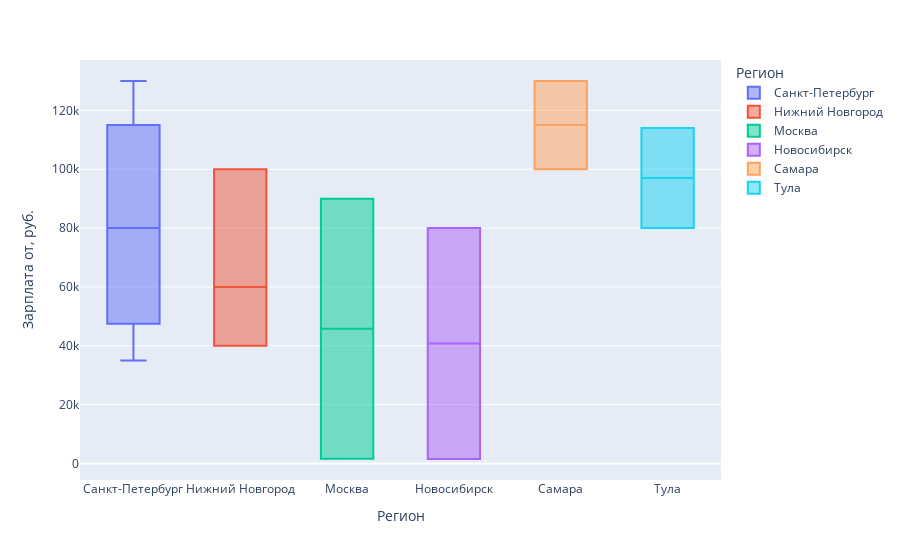

Write notebook code for a chart like this one.
### Code cell
#построим график уровень зарплат до (там где данные есть)
vac_info_new_salary_from = vac_info_new[vac_info_new['salary_to'].notnull()].copy()
table_for_plot = vac_info_new_salary_from
fig = px.box(table_for_plot, 
             x="area", 
             y="salary_to", 
             color = "area", 
             category_orders = {'area': table_for_plot['area'].value_counts().index}, 
             labels = {'area':'Регион', 'salary_to':'Зарплата от, руб.'})
fig.show()

### Figure 1 — Plotly figure (JSON) as saved in the notebook; plotly's stock layout.template omitted (floating-point values rounded to 4 significant figures)
{"data": [{"alignmentgroup": "True", "hovertemplate": "Регион=%{x}<br>Зарплата от, руб.=%{y}<extra></extra>", "legendgroup": "Санкт-Петербург", "marker": {"color": "#636efa"}, "name": "Санкт-Петербург", "notched": false, "offsetgroup": "Санкт-Петербург", "orientation": "v", "showlegend": true, "type": "box", "x": ["Санкт-Петербург", "Санкт-Петербург", "Санкт-Петербург", "Санкт-Петербург", "Санкт-Петербург", "Санкт-Петербург", "Санкт-Петербург", "Санкт-Петербург", "Санкт-Петербург", "Санкт-Петербург", "Санкт-Петербург", "Санкт-Петербург", "Санкт-Петербург", "Санкт-Петербург", "Санкт-Петербург", "Санкт-Петербург", "Санкт-Петербург", "Санкт-Петербург", "Санкт-Петербург", "Санкт-Петербург", "Санкт-Петербург", "Санкт-Петербург", "Санкт-Петербург", "Санкт-Петербург", "Санкт-Петербург", "Санкт-Петербург", "Санкт-Петербург", "Санкт-Петербург", "Санкт-Петербург", "Санкт-Петербург", "Санкт-Петербург", "Санкт-Петербург", "Санкт-Петербург", "Санкт-Петербург", "Санкт-Петербург", "Санкт-Петербург", "Санкт-Петербург", "Санкт-Петербург", "Санкт-Петербург", "Санкт-Петербург", "Санкт-Петербург", "Санкт-Петербург", "Санкт-Петербург", "Санкт-Петербург", "Санкт-Петербург", "Санкт-Петербург", "Санкт-Петербург", "Санкт-Петербург", "Санкт-Петербург", "Санкт-Петербург", "Санкт-Петербург", "Санкт-Петербург", "Санкт-Петербург", "Санкт-Петербург", "Санкт-Петербург", "Санкт-Петербург", "Санкт-Петербург", "Санкт-Петербург", "Санкт-Петербург", "Санкт-Петербург", "Санкт-Петербург", "Санкт-Петербург", "Санкт-Петербург", "Санкт-Петербург", "Санкт-Петербург", "Санкт-Петербург", "Санкт-Петербург", "Санкт-Петербург", "Санкт-Петербург", "Санкт-Петербург", "Санкт-Петербург", "Санкт-Петербург", "Санкт-Петербург", "Санкт-Петербург", "Санкт-Петербург", "Санкт-Петербург", "Санкт-Петербург", "Санкт-Петербург", "Санкт-Петербург", "Санкт-Петербург"], "x0": " ", "xaxis": "x", "y": [100000, 130000, 35000, 60000, 100000, 130000, 35000, 60000, 100000, 130000, 35000, 60000, 100000, 130000, 35000, 60000, 100000, 130000, 35000, 60000, 100000, 130000, 35000, 60000, 100000, 130000, 35000, 60000, 100000, 130000, 35000, 60000, 100000, 130000, 35000, 60000, 100000, 130000, 35000, 60000, 100000, 130000, 35000, 60000, 100000, 130000, 35000, 60000, 100000, 130000, 35000, 60000, 100000, 130000, 35000, 60000, 100000, 130000, 35000, 60000, 100000, 130000, 35000, 60000, 100000, 130000, 35000, 60000, 100000, 130000, 35000, 60000, 100000, 130000, 35000, 60000, 100000, 130000, 35000, 60000], "y0": " ", "yaxis": "y"}, {"alignmentgroup": "True", "hovertemplate": "Регион=%{x}<br>Зарплата от, руб.=%{y}<extra></extra>", "legendgroup": "Нижний Новгород", "marker": {"color": "#EF553B"}, "name": "Нижний Новгород", "notched": false, "offsetgroup": "Нижний Новгород", "orientation": "v", "showlegend": true, "type": "box", "x": ["Нижний Новгород", "Нижний Новгород", "Нижний Новгород", "Нижний Новгород", "Нижний Новгород", "Нижний Новгород", "Нижний Новгород", "Нижний Новгород", "Нижний Новгород", "Нижний Новгород", "Нижний Новгород", "Нижний Новгород", "Нижний Новгород", "Нижний Новгород", "Нижний Новгород", "Нижний Новгород", "Нижний Новгород", "Нижний Новгород", "Нижний Новгород", "Нижний Новгород", "Нижний Новгород", "Нижний Новгород", "Нижний Новгород", "Нижний Новгород", "Нижний Новгород", "Нижний Новгород", "Нижний Новгород", "Нижний Новгород", "Нижний Новгород", "Нижний Новгород", "Нижний Новгород", "Нижний Новгород", "Нижний Новгород", "Нижний Новгород", "Нижний Новгород", "Нижний Новгород", "Нижний Новгород", "Нижний Новгород", "Нижний Новгород", "Нижний Новгород", "Нижний Новгород", "Нижний Новгород", "Нижний Новгород", "Нижний Новгород", "Нижний Новгород", "Нижний Новгород", "Нижний Новгород", "Нижний Новгород", "Нижний Новгород", "Нижний Новгород", "Нижний Новгород", "Нижний Новгород", "Нижний Новгород", "Нижний Новгород", "Нижний Новгород", "Нижний Новгород", "Нижний Новгород", "Нижний Новгород", "Нижний Новгород", "Нижний Новгород"], "x0": " ", "xaxis": "x", "y": [40000, 100000, 60000, 40000, 100000, 60000, 40000, 100000, 60000, 40000, 100000, 60000, 40000, 100000, 60000, 40000, 100000, 60000, 40000, 100000, 60000, 40000, 100000, 60000, 40000, 100000, 60000, 40000, 100000, 60000, 40000, 100000, 60000, 40000, 100000, 60000, 40000, 100000, 60000, 40000, 100000, 60000, 40000, 100000, 60000, 40000, 100000, 60000, 40000, 100000, 60000, 40000, 100000, 60000, 40000, 100000, 60000, 40000, 100000, 60000], "y0": " ", "yaxis": "y"}, {"alignmentgroup": "True", "hovertemplate": "Регион=%{x}<br>Зарплата от, руб.=%{y}<extra></extra>", "legendgroup": "Москва", "marker": {"color": "#00cc96"}, "name": "Москва", "notched": false, "offsetgroup": "Москва", "orientation": "v", "showlegend": true, "type": "box", "x": ["Москва", "Москва", "Москва", "Москва", "Москва", "Москва", "Москва", "Москва", "Москва", "Москва", "Москва", "Москва", "Москва", "Москва", "Москва", "Москва", "Москва", "Москва", "Москва", "Москва", "Москва", "Москва", "Москва", "Москва", "Москва", "Москва", "Москва", "Москва", "Москва", "Москва", "Москва", "Москва", "Москва", "Москва", "Москва", "Москва", "Москва", "Москва", "Москва", "Москва"], "x0": " ", "xaxis": "x", "y": [90000, 1600, 90000, 1600, 90000, 1600, 90000, 1600, 90000, 1600, 90000, 1600, 90000, 1600, 90000, 1600, 90000, 1600, 90000, 1600, 90000, 1600, 90000, 1600, 90000, 1600, 90000, 1600, 90000, 1600, 90000, 1600, 90000, 1600, 90000, 1600, 90000, 1600, 90000, 1600], "y0": " ", "yaxis": "y"}, {"alignmentgroup": "True", "hovertemplate": "Регион=%{x}<br>Зарплата от, руб.=%{y}<extra></extra>", "legendgroup": "Новосибирск", "marker": {"color": "#ab63fa"}, "name": "Новосибирск", "notched": false, "offsetgroup": "Новосибирск", "orientation": "v", "showlegend": true, "type": "box", "x": ["Новосибирск", "Новосибирск", "Новосибирск", "Новосибирск", "Новосибирск", "Новосибирск", "Новосибирск", "Новосибирск", "Новосибирск", "Новосибирск", "Новосибирск", "Новосибирск", "Новосибирск", "Новосибирск", "Новосибирск", "Новосибирск", "Новосибирск", "Новосибирск", "Новосибирск", "Новосибирск", "Новосибирск", "Новосибирск", "Новосибирск", "Новосибирск", "Новосибирск", "Новосибирск", "Новосибирск", "Новосибирск", "Новосибирск", "Новосибирск", "Новосибирск", "Новосибирск", "Новосибирск", "Новосибирск", "Новосибирск", "Новосибирск", "Новосибирск", "Новосибирск", "Новосибирск", "Новосибирск"], "x0": " ", "xaxis": "x", "y": [1500, 80000, 1500, 80000, 1500, 80000, 1500, 80000, 1500, 80000, 1500, 80000, 1500, 80000, 1500, 80000, 1500, 80000, 1500, 80000, 1500, 80000, 1500, 80000, 1500, 80000, 1500, 80000, 1500, 80000, 1500, 80000, 1500, 80000, 1500, 80000, 1500, 80000, 1500, 80000], "y0": " ", "yaxis": "y"}, {"alignmentgroup": "True", "hovertemplate": "Регион=%{x}<br>Зарплата от, руб.=%{y}<extra></extra>", "legendgroup": "Самара", "marker": {"color": "#FFA15A"}, "name": "Самара", "notched": false, "offsetgroup": "Самара", "orientation": "v", "showlegend": true, "type": "box", "x": ["Самара", "Самара", "Самара", "Самара", "Самара", "Самара", "Самара", "Самара", "Самара", "Самара", "Самара", "Самара", "Самара", "Самара", "Самара", "Самара", "Самара", "Самара", "Самара", "Самара", "Самара", "Самара", "Самара", "Самара", "Самара", "Самара", "Самара", "Самара", "Самара", "Самара", "Самара", "Самара", "Самара", "Самара", "Самара", "Самара", "Самара", "Самара", "Самара", "Самара"], "x0": " ", "xaxis": "x", "y": [130000, 100000, 130000, 100000, 130000, 100000, 130000, 100000, 130000, 100000, 130000, 100000, 130000, 100000, 130000, 100000, 130000, 100000, 130000, 100000, 130000, 100000, 130000, 100000, 130000, 100000, 130000, 100000, 130000, 100000, 130000, 100000, 130000, 100000, 130000, 100000, 130000, 100000, 130000, 100000], "y0": " ", "yaxis": "y"}, {"alignmentgroup": "True", "hovertemplate": "Регион=%{x}<br>Зарплата от, руб.=%{y}<extra></extra>", "legendgroup": "Тула", "marker": {"color": "#19d3f3"}, "name": "Тула", "notched": false, "offsetgroup": "Тула", "orientation": "v", "showlegend": true, "type": "box", "x": ["Тула", "Тула", "Тула", "Тула", "Тула", "Тула", "Тула", "Тула", "Тула", "Тула", "Тула", "Тула", "Тула", "Тула", "Тула", "Тула", "Тула", "Тула", "Тула", "Тула", "Тула", "Тула", "Тула", "Тула", "Тула", "Тула", "Тула", "Тула", "Тула", "Тула", "Тула", "Тула", "Тула", "Тула", "Тула", "Тула", "Тула", "Тула", "Тула", "Тула"], "x0": " ", "xaxis": "x", "y": [80000, 114000, 80000, 114000, 80000, 114000, 80000, 114000, 80000, 114000, 80000, 114000, 80000, 114000, 80000, 114000, 80000, 114000, 80000, 114000, 80000, 114000, 80000, 114000, 80000, 114000, 80000, 114000, 80000, 114000, 80000, 114000, 80000, 114000, 80000, 114000, 80000, 114000, 80000, 114000], "y0": " ", "yaxis": "y"}], "layout": {"boxmode": "overlay", "legend": {"title": {"text": "Регион"}, "tracegroupgap": 0}, "margin": {"t": 60}, "xaxis": {"anchor": "y", "categoryarray": ["Санкт-Петербург", "Нижний Новгород", "Москва", "Новосибирск", "Самара", "Тула"], "categoryorder": "array", "domain": [0, 1], "title": {"text": "Регион"}}, "yaxis": {"anchor": "x", "domain": [0, 1], "title": {"text": "Зарплата от, руб."}}}}
